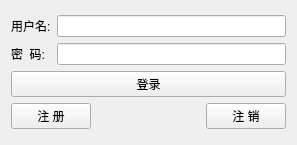
<?xml version="1.0" encoding="UTF-8"?>
<ui version="4.0">
 <class>TcpClient</class>
 <widget class="QWidget" name="TcpClient">
  <property name="geometry">
   <rect>
    <x>0</x>
    <y>0</y>
    <width>297</width>
    <height>145</height>
   </rect>
  </property>
  <property name="windowTitle">
   <string>TcpClient</string>
  </property>
  <layout class="QVBoxLayout" name="verticalLayout_2">
   <item>
    <layout class="QVBoxLayout" name="verticalLayout">
     <item>
      <layout class="QGridLayout" name="gridLayout">
       <item row="0" column="0">
        <widget class="QLabel" name="label_name">
         <property name="text">
          <string>用户名:</string>
         </property>
        </widget>
       </item>
       <item row="0" column="1">
        <widget class="QLineEdit" name="lineEdit_name"/>
       </item>
       <item row="1" column="0">
        <widget class="QLabel" name="label_password">
         <property name="text">
          <string>密  码:</string>
         </property>
        </widget>
       </item>
       <item row="1" column="1">
        <widget class="QLineEdit" name="lineEdit_password">
         <property name="echoMode">
          <enum>QLineEdit::Password</enum>
         </property>
        </widget>
       </item>
       <item row="2" column="0" colspan="2">
        <widget class="QPushButton" name="pushButton_login">
         <property name="text">
          <string>登录</string>
         </property>
        </widget>
       </item>
      </layout>
     </item>
     <item>
      <layout class="QHBoxLayout" name="horizontalLayout">
       <item>
        <widget class="QPushButton" name="pushButton_register">
         <property name="text">
          <string>注 册</string>
         </property>
        </widget>
       </item>
       <item>
        <spacer name="horizontalSpacer">
         <property name="orientation">
          <enum>Qt::Horizontal</enum>
         </property>
         <property name="sizeHint" stdset="0">
          <size>
           <width>40</width>
           <height>20</height>
          </size>
         </property>
        </spacer>
       </item>
       <item>
        <widget class="QPushButton" name="pushButton_logout">
         <property name="text">
          <string>注 销</string>
         </property>
        </widget>
       </item>
      </layout>
     </item>
    </layout>
   </item>
  </layout>
 </widget>
 <resources/>
 <connections/>
</ui>
